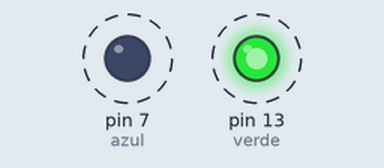
Simulated run of this sketch. Board: Arduino Uno, built with avr-gcc and run on an emulated ATmega328P. On the bench: output pins drawn as LEDs (lit = HIGH). Dashed ring = blinking.

Above: at 0.15 s.
Timing chart, 0 to 3.0 s (numbered marks = the images above):
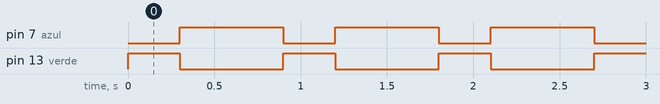

Measured:
- by itself, pin 7 (azul): alternates HIGH for 0.60 s and LOW for 0.30 s
- by itself, pin 13 (verde): alternates HIGH for 0.30 s and LOW for 0.60 s

The sketch:

leds.ino
```cpp
int verde = 13;
int azul = 7;
int milisegundos = 300;

void setup (){
  //pin indica la salida y el numero de pin en el arduino
  pinMode(verde, OUTPUT);
  pinMode(azul, OUTPUT);

}

void loop(){
  digitalWrite(verde, HIGH);
  digitalWrite(azul, LOW);
  //delay espera sin hacer nada le puedes pasar por medio de
  // una variable cuanto tiempo quieres que espere
  delay(milisegundos);
  digitalWrite(verde, LOW);
  digitalWrite(azul, HIGH);
  delay(milisegundos*2);
}
```
